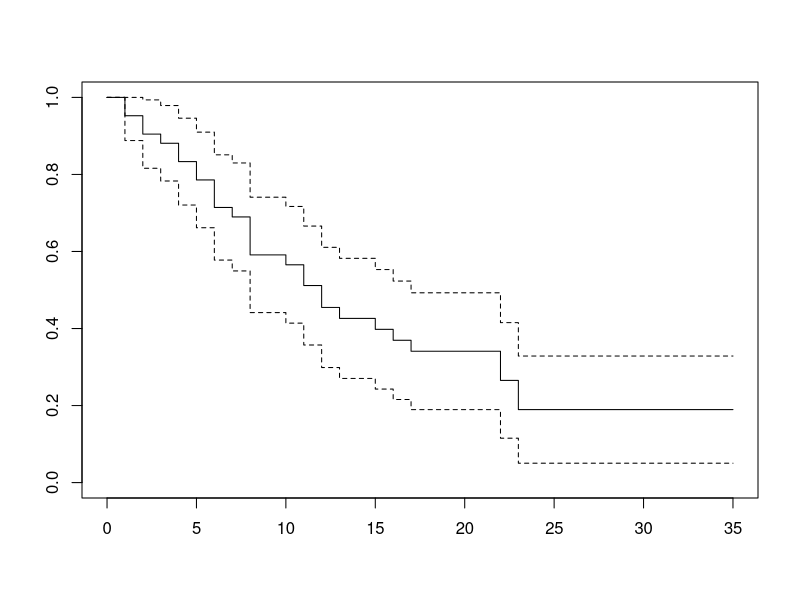
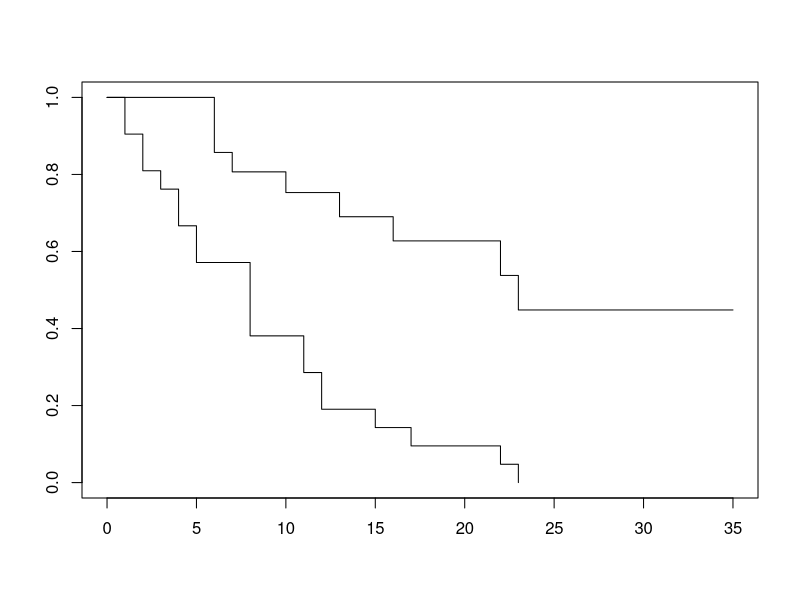
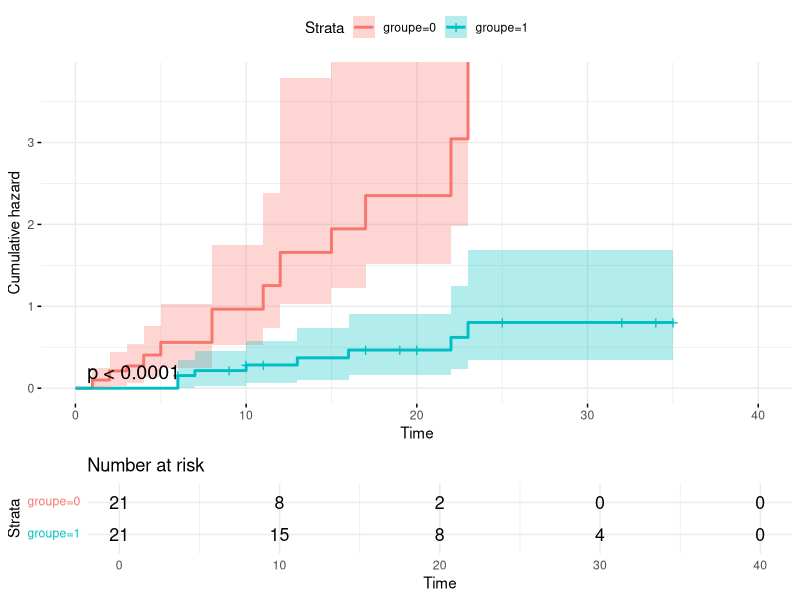

Here is the R script that generated these plots, in order: (Note: this script raises an error after producing the figures.)
# Kaplan-Meier
library("survival")
library("survminer")
##########
#PARTIE 1#
##########

#1 Entrez les donnees de Freireich
time<- c(6,6,6,6,7,9,10,10,11,13,16,17,19,20,22,23,25,32,32,34,35)
status<-c(1,1,1,0,1,0,1,0,0,1,1,0,0,0,1,1,0,0,0,0,0)
time0<-c(1, 1, 2, 2, 3, 4, 4, 5, 5, 8, 8, 8, 8, 11, 11, 12, 12, 15, 17, 22, 23)
status0<-rep(1,21)
duree<-c(time, time0)
censure<-c(status,status0)
groupe<-c(rep(1,length(time)),rep(0,length(time0)))
data_frame<-data.frame(duree,censure,groupe)
#2 Tracez l’estimateur de Kaplan-Meier
fit <- survfit(Surv(duree,censure) ~ 1,conf.type="plain")
plot(fit)

#3 Tracez l’estimateur de Kaplan-Meier
summary(fit)

#4 Refaites les mˆemes ´etapes par traitement
fit.groupe <- survfit(Surv(duree,censure) ~ groupe,conf.type="plain")
plot(fit.groupe)
summary(fit.groupe)

#5 
ggsurvplot(fit.groupe, data = data_frame, fun = "cumhaz", 
           conf.int = TRUE, pval = TRUE, risk.table = TRUE,
           ggtheme = theme_minimal())

##########
#PARTIE 2#
##########

#1 etude descriptive
summary(dataset$treat)
summary(dataset$renal)

#2 etude de survie
fit.tot <- survfit(Surv(dataset$dur,dataset$status) ~ 1,conf.type="plain")
summary(fit.tot)
plot(fit.tot)

fit.treat<-survfit(Surv(dataset$dur) ~ dataset$treat)
summary(fit.treat)
plot(fit.treat)

fit.renal<-survfit(Surv(dataset$dur) ~ dataset$renal)
summary(fit.renal)
plot(fit.renal)

fit.status<-survfit(Surv(dataset$dur) ~ dataset$status)
summary(fit.status)
plot(fit.status)
